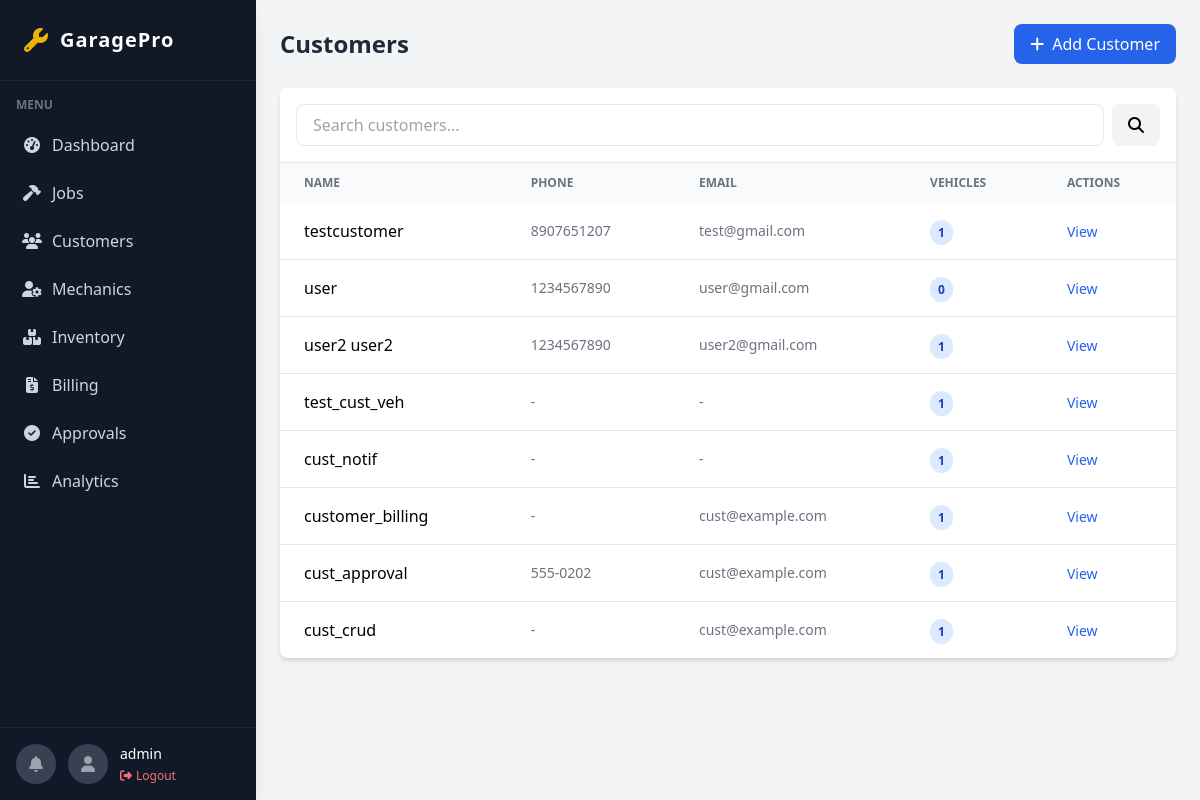
Screenshot of /admin-panel/customers/ (signed in) with the database file from the repository.
### accounts/models.py (models this page shows, shortened)
class User(AbstractUser, TimeStampedModel):
    ROLE_CHOICES = [
        ('ADMIN', 'Admin'),
        ('MANAGER', 'Manager'),
        ('MECHANIC', 'Mechanic'),
        ('CUSTOMER', 'Customer'),
    ]
    role = models.CharField(max_length=20, choices=ROLE_CHOICES)
    phone = models.CharField(max_length=20, blank=True)

### customers/models.py (models this page shows, shortened)
class Customer(TimeStampedModel, SoftDeleteModel):
    user = models.OneToOneField(settings.AUTH_USER_MODEL, on_delete=models.CASCADE)
    address = models.TextField()

### core/views.py (the view)
# urls.py: path('admin-panel/customers/', views.admin_customers_list, name='admin_customers_list'),
@admin_required
def admin_customers_list(request):
    q = request.GET.get('q', '')
    customers = Customer.objects.select_related('user').filter(is_active=True)
    if q:
        customers = customers.filter(
            Q(user__username__icontains=q) | Q(user__phone__icontains=q) | Q(address__icontains=q)
        )
    return render(request, 'admin_portal/customers_list.html', {'customers': customers, 'q': q})

### notifications/context_processors.py (called while the page is built)
def user_notifications(request):
    if request.user.is_authenticated:
        unread_count = request.user.notifications.filter(is_read=False).count()
        latest_notifications = request.user.notifications.all()[:5]
        return {
            'unread_notifications_count': unread_count,
            'latest_notifications': latest_notifications
        }
    return {}

### templates/admin_portal/customers_list.html (shortened to what this page needs)
{% extends 'base.html' %}
{% block content %}
<div class="mb-6 flex justify-between items-center">
    <h1 class="text-2xl font-bold text-gray-800">Customers</h1>
    <a href="{% url 'admin_customer_create' %}"
        class="bg-blue-600 text-white px-4 py-2 rounded-lg hover:bg-blue-700 transition"><i
            class="fas fa-plus mr-2"></i>Add Customer</a>
</div>
<div class="bg-white rounded-lg shadow-md overflow-hidden">
    <div class="p-4 border-b">
        <form method="get" class="flex gap-2">
            <input name="q" value="{{ q }}" placeholder="Search customers..."
                class="flex-1 border rounded-lg px-4 py-2 focus:ring-2 focus:ring-blue-500 focus:outline-none">
            <button class="bg-gray-100 px-4 py-2 rounded-lg hover:bg-gray-200"><i class="fas fa-search"></i></button>
        </form>
    </div>
    <table class="w-full">
        <thead class="bg-gray-50">
            <tr class="text-left text-xs font-medium text-gray-500 uppercase">
                <th class="px-6 py-3">Name</th>
                <th class="px-6 py-3">Phone</th>
                <th class="px-6 py-3">Email</th>
                <th class="px-6 py-3">Vehicles</th>
                <th class="px-6 py-3">Actions</th>
            </tr>
        </thead>
        <tbody class="divide-y">
            {% for c in customers %}
            <tr class="hover:bg-gray-50">
                <td class="px-6 py-4 font-medium">{{ c.user.get_full_name|default:c.user.username }}</td>
                <td class="px-6 py-4 text-sm text-gray-500">{{ c.user.phone|default:"-" }}</td>
                <td class="px-6 py-4 text-sm text-gray-500">{{ c.user.email|default:"-" }}</td>
                <td class="px-6 py-4"><span
                        class="bg-blue-100 text-blue-800 px-2 py-1 rounded-full text-xs font-bold">{{ c.vehicles.count }}</span></td>
                <td class="px-6 py-4"><a href="{% url 'admin_customer_detail' c.pk %}"
                        class="text-blue-600 hover:underline text-sm">View</a></td>
            </tr>
            {% empty %}
            <tr>
                <td colspan="5" class="px-6 py-8 text-center text-gray-500">No customers found.</td>
            </tr>
            {% endfor %}
        </tbody>
    </table>
</div>
{% endblock %}

### templates/base.html (shortened to what this page needs)
<!DOCTYPE html>
<html lang="en">
<head>
    <script src="https://cdn.tailwindcss.com"></script>
    <link rel="stylesheet" href="https://cdnjs.cloudflare.com/ajax/libs/font-awesome/6.4.0/css/all.min.css">
</head>
<body class="bg-gray-100 font-sans leading-normal tracking-normal">
    <div class="flex h-screen overflow-hidden">
        <aside class="w-64 bg-gray-900 text-white hidden md:flex flex-col shadow-lg z-20">
            <div class="p-6 border-b border-gray-800">
                <a href="/" class="flex items-center gap-3">
                    <i class="fas fa-wrench text-yellow-500 text-2xl"></i>
                    <span class="text-xl font-bold tracking-wider">GaragePro</span>
                </a>
            </div>
            <nav class="flex-1 overflow-y-auto sidebar-scroll py-4">
                <div class="px-4 mb-2 text-xs text-gray-500 uppercase font-semibold">Menu</div>
                {% if user.role == 'ADMIN' or user.role == 'MANAGER' or user.is_superuser %}
                <a href="{% url 'admin_dashboard' %}"
                    class="flex items-center py-3 px-4 text-gray-300 hover:bg-gray-800 hover:text-white transition-colors duration-200 border-l-4 border-transparent hover:border-yellow-500">
                    <i class="fas fa-tachometer-alt w-6 text-center mr-2"></i> Dashboard
                </a>
                <a href="{% url 'admin_jobs_list' %}"
                    class="flex items-center py-3 px-4 text-gray-300 hover:bg-gray-800 hover:text-white transition-colors duration-200 border-l-4 border-transparent hover:border-yellow-500">
                    <i class="fas fa-hammer w-6 text-center mr-2"></i> Jobs
                </a>
                <a href="{% url 'admin_customers_list' %}"
                    class="flex items-center py-3 px-4 text-gray-300 hover:bg-gray-800 hover:text-white transition-colors duration-200 border-l-4 border-transparent hover:border-yellow-500">
                    <i class="fas fa-users w-6 text-center mr-2"></i> Customers
                </a>
                <a href="{% url 'admin_mechanics_list' %}"
                    class="flex items-center py-3 px-4 text-gray-300 hover:bg-gray-800 hover:text-white transition-colors duration-200 border-l-4 border-transparent hover:border-yellow-500">
                    <i class="fas fa-user-cog w-6 text-center mr-2"></i> Mechanics
                </a>
                <a href="{% url 'admin_inventory_list' %}"
                    class="flex items-center py-3 px-4 text-gray-300 hover:bg-gray-800 hover:text-white transition-colors duration-200 border-l-4 border-transparent hover:border-yellow-500">
                    <i class="fas fa-boxes w-6 text-center mr-2"></i> Inventory
                </a>
                <a href="{% url 'admin_billing_list' %}"
                    class="flex items-center py-3 px-4 text-gray-300 hover:bg-gray-800 hover:text-white transition-colors duration-200 border-l-4 border-transparent hover:border-yellow-500">
                    <i class="fas fa-file-invoice-dollar w-6 text-center mr-2"></i> Billing
                </a>
                <a href="{% url 'admin_approvals_list' %}"
                    class="flex items-center py-3 px-4 text-gray-300 hover:bg-gray-800 hover:text-white transition-colors duration-200 border-l-4 border-transparent hover:border-yellow-500">
                    <i class="fas fa-check-circle w-6 text-center mr-2"></i> Approvals
                </a>
                <a href="{% url 'admin_analytics' %}"
                    class="flex items-center py-3 px-4 text-gray-300 hover:bg-gray-800 hover:text-white transition-colors duration-200 border-l-4 border-transparent hover:border-yellow-500">
                    <i class="fas fa-chart-bar w-6 text-center mr-2"></i> Analytics
                </a>
                {% elif user.role == 'MECHANIC' %}
                <a href="{% url 'mechanic_jobs' %}"
                    class="flex items-center py-3 px-4 text-gray-300 hover:bg-gray-800 hover:text-white transition-colors duration-200 border-l-4 border-transparent hover:border-yellow-500">
                    <i class="fas fa-tasks w-6 text-center mr-2"></i> My Jobs
                </a>
                {% endif %}
            </nav>
            <div class="p-4 border-t border-gray-800">
                <div class="flex items-center gap-3">
                    <a href="{% url 'notification_list' %}"
                        class="relative w-10 h-10 rounded-full bg-gray-700 flex items-center justify-center hover:bg-gray-600 transition group p-0">
                        <i class="fas fa-bell text-gray-400 group-hover:text-white"></i>
                    </a>
                    <div class="w-10 h-10 rounded-full bg-gray-700 flex items-center justify-center">
                        <i class="fas fa-user text-gray-400"></i>
                    </div>
                    <div>
                        <div class="text-sm font-medium">{{ user.username|default:"User" }}</div>
                        <form method="post" action="{% url 'logout' %}" class="mt-1">
                            <button type="submit"
                                class="text-xs text-red-400 hover:text-red-300 flex items-center gap-1">
                                <i class="fas fa-sign-out-alt"></i> Logout
                            </button>
                        </form>
                    </div>
                </div>
            </div>
        </aside>
        <div class="flex-1 flex flex-col h-screen overflow-hidden">
            <main class="flex-1 overflow-x-hidden overflow-y-auto bg-gray-100 p-6">
                <div class="container mx-auto">
                    {% block content %}{% endblock %}
                </div>
            </main>
        </div>
    </div>
</body>
</html>

### rows the page displays
User: username "admin"
Customer: user.get_full_name "testcustomer", user.phone "8907651207", user.email "test@gmail.com", vehicles.count "1"
Customer: user.get_full_name "user", user.phone "1234567890", user.email "user@gmail.com", vehicles.count "0"
Customer: user.get_full_name "user2 user2", user.phone "1234567890", user.email "user2@gmail.com", vehicles.count "1"
Customer: user.get_full_name "test_cust_veh", user.phone "-", user.email "-", vehicles.count "1"
Customer: user.get_full_name "cust_notif", user.phone "-", user.email "-", vehicles.count "1"
Customer: user.get_full_name "customer_billing", user.phone "-", user.email "cust@example.com", vehicles.count "1"
Customer: user.get_full_name "cust_approval", user.phone "555-0202", user.email "cust@example.com", vehicles.count "1"
Customer: user.get_full_name "cust_crud", user.phone "-", user.email "cust@example.com", vehicles.count "1"
